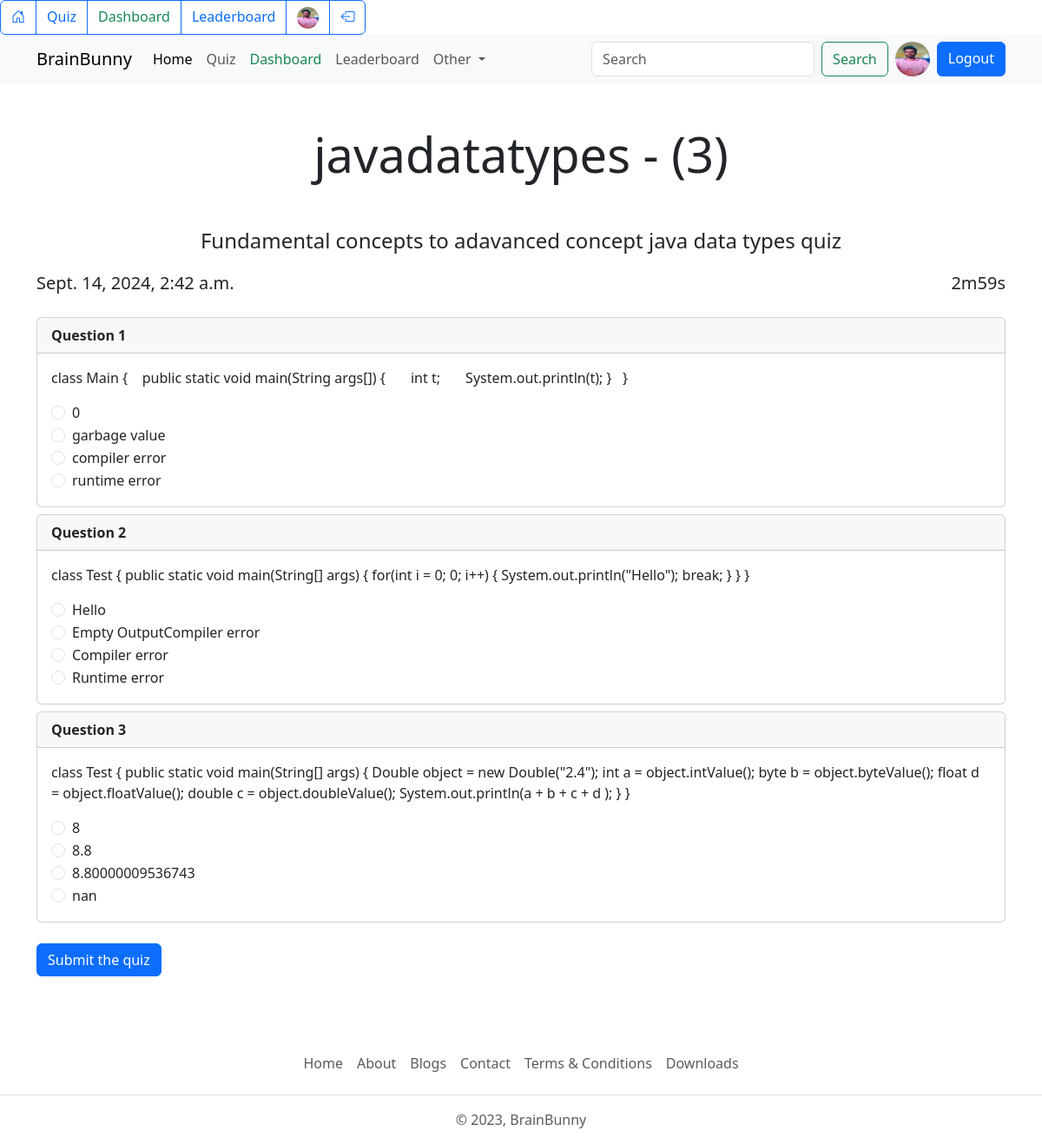
The app's page /quiz/8 (signed in) with its own data.
### account/models.py (models this page shows, shortened)
class Profile(models.Model):
    user = models.OneToOneField(User, on_delete=models.CASCADE, null=True, verbose_name='User Object') #verbose_name
    bio = models.TextField(blank=True, null=True)
    profile_img = models.ImageField(upload_to='profile_images', default='user.png', blank=True, null=True, verbose_name='Profile Pic')
    location = models.CharField(max_length=100, blank=True, null=True)
    GENDER = (
        ('Male', 'Male'),
        ('Female', 'Female'),
        ('Other', 'Other'),
    )
    gender = models.CharField(max_length=6, choices=GENDER, blank=True, null=True)

### quiz/models.py (models this page shows, shortened)
class Quiz(models.Model):
    title = models.CharField(max_length=255)
    description = models.TextField()
    category = models.ForeignKey(Category, on_delete=models.CASCADE)
    quiz_file = models.FileField(upload_to='quiz/')
    created_at = models.DateTimeField(auto_now_add=True)
    updated_at = models.DateTimeField(auto_now=True)
    class Meta:
        verbose_name_plural = 'Quizzes'

class Question(models.Model):
    quiz = models.ForeignKey(Quiz, on_delete=models.CASCADE)
    text = models.TextField()

class Choice(models.Model):
    question = models.ForeignKey(Question, on_delete=models.CASCADE)
    text = models.CharField(max_length=255)
    is_correct = models.BooleanField(default=False)

### quiz/views.py (the view)
# urls.py: path('<int:quiz_id>', views.quiz_view, name='quiz'),
@login_required
def quiz_view(request, quiz_id):
    quiz = get_object_or_404(Quiz, pk=quiz_id)
    if request.method == "POST":
        score = int(request.POST.get('score', 0))
        submission = QuizSubmission(user=request.user, quiz=quiz, score=score)
        submission.save()
        return redirect('quiz-result', submission_id=submission.id)
    return render(request, 'quiz.html', {'quiz': quiz})

### base/templates/quiz.html (shortened to what this page needs)
{% extends 'index.html' %}
{% block content %}
    <h1 class="display-4 text-center my-5">{{quiz.title}} - ({{quiz.question_set.all|length}})</h1>
    <p class="fs-4 text-center container">{{quiz.description}}</p>
    <div class="container">
        <div class="d-flex justify-content-between">
            <span class="fs-5">{{quiz.created_at}}</span>
            <span class="fs-5" id="timer">10:00</span>
        </div>
        <div class="questions my-4">
            {% for question in quiz.question_set.all %}
            <div class="card mb-2 question">
                <div class="card-header fw-bold">
                    Question {{forloop.counter}}
                </div>
                <div class="card-body">
                    <p class="card-text">{{question.text}}</p>
                    {% for option in question.choice_set.all %}
                    <div class="form-check">
                        <label class="form-check-label" for="{{option.id}}">
                            <input class="form-check-input" value="{{option.text}}" type="radio" name="{{option.question.id}}" id="{{option.id}}">
                            {{option.text}}
                        </label>
                    </div>
                    {% endfor %}
                </div>
            </div>
            {% endfor %}
        </div>
        <form action="" method="post" id="quiz-form">
            <button type="submit" class="btn btn-primary" id="submit-button">Submit the quiz</button>
        </form>
    </div>
{% endblock content %}

### base/templates/components/navbar.html (shortened to what this page needs)
    <div class="btn-group" role="group" aria-label="Basic outlined example">
        <a href="{% url 'home' %}" class="btn btn-outline-primary"><i class="bi bi-house-door"></i></a>
        <a href="{% url 'all_quiz' %}" class="btn btn-outline-primary">Quiz</a>
        {% if request.user.is_superuser %}
        <a href="{% url 'dashboard' %}" class="btn btn-outline-primary text-success">Dashboard</a>
        {% endif %}
        <a href="{% url 'leaderboard' %}" class="btn btn-outline-primary">Leaderboard</a>
        {% if request.user.is_authenticated %}
        <a href="{% url 'profile' request.user.username %}" class="btn btn-outline-primary">
            <img src="{{request.user.profile.profile_img.url}}" class="rounded-circle" width="25" height="25" alt="profile_img">
        </a>
        <a href="{% url 'logout' %}" class="btn btn-outline-primary"><i class="bi bi-box-arrow-left"></i></a>
        {% else %}
        <a href="{% url 'login' %}" class="btn btn-outline-primary"><i class="bi bi-box-arrow-right"></i></a>
        {% endif %}
    </div>
<nav class="navbar navbar-expand-lg bg-body-tertiary d-none d-lg-block">
    <div class="container">
        <a class="navbar-brand" href="{% url 'home' %}">BrainBunny</a>
        <div class="collapse navbar-collapse" id="navbarSupportedContent">
            <ul class="navbar-nav me-auto mb-2 mb-lg-0">
                <li class="nav-item">
                    <a class="nav-link active" aria-current="page" href="{% url 'home' %}">Home</a>
                </li>
                <li class="nav-item">
                    <a class="nav-link" href="{% url 'all_quiz' %}">Quiz</a>
                </li>
                {% if request.user.is_superuser %}
                <li class="nav-item">
                    <a class="nav-link text-success" href="{% url 'dashboard' %}">Dashboard</a>
                </li>
                {% endif %}
                <li class="nav-item">
                    <a class="nav-link" href="{% url 'leaderboard' %}">Leaderboard</a>
                </li>
                <li class="nav-item dropdown">
                    <a class="nav-link dropdown-toggle" href="#" role="button" data-bs-toggle="dropdown"
                        aria-expanded="false">
                        Other
                    </a>
                </li>
            </ul>
            <form class="d-flex" role="search" action="{% url 'search_users' %}">
                <input class="form-control me-2" type="search" name="q" placeholder="Search" aria-label="Search">
                <button class="btn btn-outline-success" type="submit">Search</button>
                {% if request.user.is_authenticated %}
                <a href="{% url 'profile' request.user.username %}" data-bs-toggle="tooltip" data-bs-placement="bottom" data-bs-title="@{{request.user.username}}" class="mx-2">
                    <img src="{{request.user.profile.profile_img.url}}" class="rounded-circle" width="40" height="40" alt="profile_img">
                </a>
                <a href="{% url 'logout' %}" class="btn btn-primary">Logout</a>
                {% else %}
                <a href="{% url 'login' %}" class="btn btn-primary ms-2">Login</a>
                {% endif %}
            </form>
        </div>
    </div>
</nav>

### base/templates/quiz.html (style rules this page uses)
.questions { user-select: none; }

### records on screen
Quiz: title "javadatatypes", question_set.all|length "3", description "Fundamental concepts to adavanced concept java data types quiz", created_at "Sept. 14, 2024, 2:42 a.m."
Question: text "class Main { public static void main(String args[]) { int t; System.out.println(t); } }"
Choice: text "0"
Choice: text "garbage value"
Choice: text "compiler error"
Choice: text "runtime error"
Question: text "class Test { public static void main(String[] args) { for(int i = 0; 0; i++) { System.out.println(\"Hello\"); break; } } }"
Choice: text "Hello"
Choice: text "Empty OutputCompiler error"
Choice: text "Compiler error"
Choice: text "Runtime error"
Question: text "class Test { public static void main(String[] args) { Double object = new Double(\"2.4\"); int a = object.intValue(); byte b = object.byteValue(); float d = object.floatValue(); double c = object.doubleValue(); System.out.println(a + b + c + d ); } }"
Choice: text "8"
Choice: text "8.8"
Choice: text "8.80000009536743"
Choice: text "nan"
